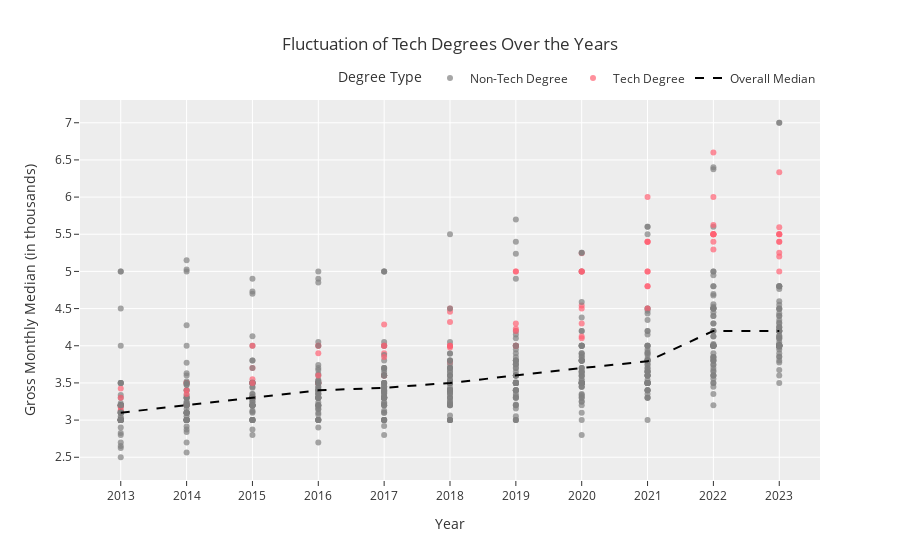

The notebook cell saved with this chart:
### Code cell
df = orig_df.copy()
# Filter the DataFrame for tech-related degrees
df['is_tech_degree'] = df.apply(lambda x: 1 if x['course'] in tech_degrees.get(x['uni'], []) else 0, axis=1)

# Adjust gross_monthly_median to thousands
df['gross_monthly_median'] = df['gross_monthly_median'] / 1000

tech_degree_color = '#FF6173'
non_tech_degree_color = 'grey'

# Create the figure
fig = go.Figure()

# Plot scatter plots for each non-summary course
for uni in df['uni'].unique():
    uni_df = df[(df['uni'] == uni) & (df['course_row'] == 1)]
    for course in uni_df['course'].unique():
        course_df = uni_df[uni_df['course'] == course]
        color = tech_degree_color if course_df['is_tech_degree'].iloc[0] == 1 else non_tech_degree_color
        fig.add_trace(go.Scatter(
            x=course_df['year'],
            y=course_df['gross_monthly_median'],
            mode='markers',
            marker=dict(color=color, opacity=0.7),
            name='Tech Degree' if color == tech_degree_color else 'Non-Tech Degree',
            showlegend=not any(d['name'] == ('Tech Degree' if color == tech_degree_color else 'Non-Tech Degree') for d in fig.data),
            hovertemplate=f"{uni}<br>{course}<br>Salary: %{{y:.2f}}K"
        ))

# Plot the line plot for the overall median
median_df = df[(df['course'] == 'Overall Median') & (df['summary_row'] == 1)]
fig.add_trace(go.Scatter(
    x=median_df['year'],
    y=median_df['gross_monthly_median'],
    mode='lines',
    line=dict(color='black', dash='dash'),
    name='Overall Median'
))

# Customize the layout
fig.update_layout(
    title="Fluctuation of Tech Degrees Over the Years",
    xaxis_title="Year",
    yaxis_title="Gross Monthly Median (in thousands)",
    legend_title="Degree Type",
    legend=dict(
        orientation="h",
        yanchor="bottom",
        y=1.02,
        xanchor="right",
        x=1
    ),
    xaxis=dict(
        tickmode='linear',
        dtick=1  # Yearly ticks
    ),
    yaxis=dict(
        tickmode='linear',
        dtick=0.5  # $500 increments
    )
    , template='ggplot2'
)

# Show the figure
fig.show()

### Figure 1 — Plotly figure (JSON) as saved in the notebook; plotly's stock layout.template omitted (floating-point values rounded to 4 significant figures)
{"data": [{"hovertemplate": "NUS<br>Arts (Hons)<br>Salary: %{y:.2f}K", "marker": {"color": "grey", "opacity": 0.7}, "mode": "markers", "name": "Non-Tech Degree", "showlegend": true, "type": "scatter", "x": [2013, 2014, 2015, 2016, 2017, 2018, 2019, 2020, 2021, 2022, 2023], "y": [3.2, 3.3, 3.31, 3.5, 3.36, 3.3, 3.5, 3.5, 3.65, 4, 4.008]}, {"hovertemplate": "NUS<br>Social Sciences<br>Salary: %{y:.2f}K", "marker": {"color": "grey", "opacity": 0.7}, "mode": "markers", "name": "Non-Tech Degree", "showlegend": false, "type": "scatter", "x": [2013, 2014, 2015, 2016, 2017, 2018, 2019, 2020, 2021, 2022, 2023], "y": [3.2, 3.25, 3.31, 3.3, 3.3, 3.4, 3.5, 3.5, 3.6, 3.795, 4.015]}, {"hovertemplate": "NUS<br>Dentistry<br>Salary: %{y:.2f}K", "marker": {"color": "grey", "opacity": 0.7}, "mode": "markers", "name": "Non-Tech Degree", "showlegend": false, "type": "scatter", "x": [2013, 2014, 2015, 2016, 2017, 2018, 2019, 2020, 2021, 2022, 2023], "y": [4, 4, 4, 4.05, 4.05, 4.05, 4.2, 4.2, 4.2, 4.2, 4.55]}, {"hovertemplate": "NUS<br>Biomedical Engineering<br>Salary: %{y:.2f}K", "marker": {"color": "grey", "opacity": 0.7}, "mode": "markers", "name": "Non-Tech Degree", "showlegend": false, "type": "scatter", "x": [2013, 2014, 2015, 2016, 2017, 2018, 2019, 2020, 2021, 2022, 2023], "y": [3, 3, 3.3, 3.2, 3.3, 3.389, 3.5, 3.5, 3.6, 4, 4.1]}, {"hovertemplate": "NUS<br>Chemical Engineering<br>Salary: %{y:.2f}K", "marker": {"color": "grey", "opacity": 0.7}, "mode": "markers", "name": "Non-Tech Degree", "showlegend": false, "type": "scatter", "x": [2013, 2014, 2015, 2016, 2017, 2018, 2019, 2020, 2021, 2022, 2023], "y": [3.175, 3.3, 3.5, 3.45, 3.6, 4, 3.95, 4, 3.8, 4.675, 4.405]}, {"hovertemplate": "NUS<br>Civil Engineering<br>Salary: %{y:.2f}K", "marker": {"color": "grey", "opacity": 0.7}, "mode": "markers", "name": "Non-Tech Degree", "showlegend": false, "type": "scatter", "x": [2013, 2014, 2015, 2016, 2017, 2018, 2019, 2020, 2021, 2022, 2023], "y": [3.05, 3.208, 3.35, 3.42, 3.3, 3.5, 3.6, 3.59, 3.7, 4, 4]}, {"hovertemplate": "NUS<br>Computer Engineering<br>Salary: %{y:.2f}K", "marker": {"color": "#FF6173", "opacity": 0.7}, "mode": "markers", "name": "Tech Degree", "showlegend": true, "type": "scatter", "x": [2013, 2014, 2015, 2016, 2017, 2018, 2019, 2020, 2021, 2022, 2023], "y": [3.2, 3.5, 4, 3.9, 3.9, 3.975, 4, 5, 5.4, 6, 5.595]}, {"hovertemplate": "NUS<br>Electrical Engineering<br>Salary: %{y:.2f}K", "marker": {"color": "grey", "opacity": 0.7}, "mode": "markers", "name": "Non-Tech Degree", "showlegend": false, "type": "scatter", "x": [2013, 2014, 2015, 2016, 2017, 2018, 2019, 2020, 2021, 2022, 2023], "y": [3.2, 3.3, 3.3, 3.5, 3.6, 3.7, 4, 4.2, 4.15, 4.8, 4.8]}, {"hovertemplate": "NUS<br>Engineering Science<br>Salary: %{y:.2f}K", "marker": {"color": "grey", "opacity": 0.7}, "mode": "markers", "name": "Non-Tech Degree", "showlegend": false, "type": "scatter", "x": [2013, 2014, 2015, 2016, 2017, 2019, 2020, 2021, 2022, 2023], "y": [3, 3.4, 3.8, 3.74, 3.675, 3.75, 4, 4.5, 4.45, 4.5]}, {"hovertemplate": "NUS<br>Environmental Engineering<br>Salary: %{y:.2f}K", "marker": {"color": "grey", "opacity": 0.7}, "mode": "markers", "name": "Non-Tech Degree", "showlegend": false, "type": "scatter", "x": [2013, 2014, 2015, 2016, 2017, 2018, 2019, 2020, 2021, 2022, 2023], "y": [3.11, 3.23, 3.45, 3.35, 3.35, 3.4, 3.4, 3.5, 3.5, 4.2, 4.243]}, {"hovertemplate": "NUS<br>Industrial and Systems Engineering<br>Salary: %{y:.2f}K", "marker": {"color": "grey", "opacity": 0.7}, "mode": "markers", "name": "Non-Tech Degree", "showlegend": false, "type": "scatter", "x": [2013, 2014, 2015, 2016, 2017, 2018, 2019, 2020, 2021, 2022, 2023], "y": [3.2, 3.6, 3.5, 3.5, 3.875, 3.895, 4, 4.38, 4.5, 5, 4.6]}, {"hovertemplate": "NUS<br>Materials Science and Engineering<br>Salary: %{y:.2f}K", "marker": {"color": "grey", "opacity": 0.7}, "mode": "markers", "name": "Non-Tech Degree", "showlegend": false, "type": "scatter", "x": [2013, 2014, 2015, 2016, 2017, 2018, 2019, 2020, 2021, 2022, 2023], "y": [3, 3.3, 3.35, 3.54, 3.388, 3.6, 4, 3.9, 3.896, 4.5, 4.346]}, {"hovertemplate": "NUS<br>Mechanical Engineering<br>Salary: %{y:.2f}K", "marker": {"color": "grey", "opacity": 0.7}, "mode": "markers", "name": "Non-Tech Degree", "showlegend": false, "type": "scatter", "x": [2013, 2014, 2015, 2016, 2017, 2018, 2019, 2020, 2021, 2022, 2023], "y": [3.225, 3.2, 3.3, 3.4, 3.45, 3.7, 3.7, 3.8, 3.875, 4.525, 4.49]}, {"hovertemplate": "NUS<br>Law<br>Salary: %{y:.2f}K", "marker": {"color": "grey", "opacity": 0.7}, "mode": "markers", "name": "Non-Tech Degree", "showlegend": false, "type": "scatter", "x": [2013, 2014, 2015, 2016, 2017, 2018, 2019, 2020, 2021, 2022, 2023], "y": [5, 5.15, 4.7, 4.9, 5, 5.5, 5.4, 5, 5.6, 6.4, 7]}, {"hovertemplate": "NUS<br>Science (Hons)<br>Salary: %{y:.2f}K", "marker": {"color": "grey", "opacity": 0.7}, "mode": "markers", "name": "Non-Tech Degree", "showlegend": false, "type": "scatter", "x": [2013, 2014, 2015, 2016, 2017, 2018, 2019, 2020, 2021, 2022, 2023], "y": [3.1, 3.21, 3.3, 3.3, 3.3, 3.4, 3.5, 3.528, 3.6, 3.85, 4]}, {"hovertemplate": "NUS<br>Data Science and Analytics<br>Salary: %{y:.2f}K", "marker": {"color": "#FF6173", "opacity": 0.7}, "mode": "markers", "name": "Tech Degree", "showlegend": false, "type": "scatter", "x": [2016, 2017, 2018, 2019, 2020, 2021, 2022, 2023], "y": [null, null, null, null, 4.125, 4.8, 5.5, 5]}, {"hovertemplate": "NUS<br>Environmental Studies<br>Salary: %{y:.2f}K", "marker": {"color": "grey", "opacity": 0.7}, "mode": "markers", "name": "Non-Tech Degree", "showlegend": false, "type": "scatter", "x": [2013, 2014, 2015, 2016, 2017, 2018, 2019, 2020, 2021, 2022, 2023], "y": [null, null, 3.5, 3.3, 3.3, 3.414, 3.325, 3.25, 3.65, 3.8, 4]}, {"hovertemplate": "NUS<br>Pharmacy<br>Salary: %{y:.2f}K", "marker": {"color": "grey", "opacity": 0.7}, "mode": "markers", "name": "Non-Tech Degree", "showlegend": false, "type": "scatter", "x": [2013, 2014, 2015, 2016, 2017, 2018, 2019, 2020, 2021, 2022], "y": [3.5, 3.63, 3.5, 3.6, 3.6, 3.65, 3.75, 3.7, 3.915, 4]}, {"hovertemplate": "NUS<br>Accountancy (Hons)<br>Salary: %{y:.2f}K", "marker": {"color": "grey", "opacity": 0.7}, "mode": "markers", "name": "Non-Tech Degree", "showlegend": false, "type": "scatter", "x": [2013, 2014, 2015, 2016, 2017, 2018, 2019, 2020, 2021, 2022, 2023], "y": [2.8, 2.912, 3, 3.075, 3.125, 3.2, 3.6, 3.5, 3.5, 4, 4.2]}, {"hovertemplate": "NUS<br>Business Administration (Hons)<br>Salary: %{y:.2f}K", "marker": {"color": "grey", "opacity": 0.7}, "mode": "markers", "name": "Non-Tech Degree", "showlegend": false, "type": "scatter", "x": [2013, 2014, 2015, 2016, 2017, 2018, 2019, 2020, 2021, 2022, 2023], "y": [3.2, 3.52, 3.8, 3.62, 3.8, 3.895, 4.15, 4, 4.347, 4.696, 4.8]}, {"hovertemplate": "NUS<br>Business Analytics<br>Salary: %{y:.2f}K", "marker": {"color": "#FF6173", "opacity": 0.7}, "mode": "markers", "name": "Tech Degree", "showlegend": false, "type": "scatter", "x": [2013, 2014, 2015, 2016, 2017, 2018, 2019, 2020, 2021, 2022, 2023], "y": [null, null, null, null, 4, 4.5, 5, 5, 5.4, 5.5, 5.5]}, {"hovertemplate": "NUS<br>Computer Science<br>Salary: %{y:.2f}K", "marker": {"color": "#FF6173", "opacity": 0.7}, "mode": "markers", "name": "Tech Degree", "showlegend": false, "type": "scatter", "x": [2013, 2014, 2015, 2016, 2017, 2018, 2019, 2020, 2021, 2022, 2023], "y": [3.425, 3.5, 3.7, 4, 4.285, 4.32, 5, 5.243, 6, 6.6, 6.333]}, {"hovertemplate": "NUS<br>Information Security<br>Salary: %{y:.2f}K", "marker": {"color": "#FF6173", "opacity": 0.7}, "mode": "markers", "name": "Tech Degree", "showlegend": false, "type": "scatter", "x": [2015, 2016, 2017, 2018, 2019, 2020, 2021, 2022, 2023], "y": [null, null, null, null, null, 5, 5.4, 5.5, 5.5]}, {"hovertemplate": "NUS<br>Information Systems<br>Salary: %{y:.2f}K", "marker": {"color": "#FF6173", "opacity": 0.7}, "mode": "markers", "name": "Tech Degree", "showlegend": false, "type": "scatter", "x": [2013, 2014, 2015, 2016, 2017, 2018, 2019, 2020, 2021, 2022, 2023], "y": [3.005, 3.5, 3.55, 4, 4, 4.458, 4.228, 4.5, 5, 5.5, 5.5]}, {"hovertemplate": "NUS<br>Architecture<br>Salary: %{y:.2f}K", "marker": {"color": "grey", "opacity": 0.7}, "mode": "markers", "name": "Non-Tech Degree", "showlegend": false, "type": "scatter", "x": [2013, 2014, 2015, 2016, 2017, 2018, 2019, 2020, 2021, 2022, 2023], "y": [null, 4.275, 4.127, 4, 4, null, 4.1, 4, 4, 4.4, null]}, {"hovertemplate": "NUS<br>Industrial Design<br>Salary: %{y:.2f}K", "marker": {"color": "grey", "opacity": 0.7}, "mode": "markers", "name": "Non-Tech Degree", "showlegend": false, "type": "scatter", "x": [2013, 2014, 2015, 2016, 2017, 2018, 2019, 2020, 2021, 2022, 2023], "y": [2.65, 2.565, 3, 3, 2.92, 3.25, 3.3, 3.5, 3.825, 4.5, 4]}, {"hovertemplate": "NUS<br>Project & Facilities Management<br>Salary: %{y:.2f}K", "marker": {"color": "grey", "opacity": 0.7}, "mode": "markers", "name": "Non-Tech Degree", "showlegend": false, "type": "scatter", "x": [2013, 2014, 2015, 2016, 2017, 2018, 2019, 2020, 2021, 2022, 2023], "y": [3, 3, 3, 3, 3, 3.06, 3.155, 3.2, 3.5, 3.555, 3.855]}, {"hovertemplate": "NUS<br>Real Estate<br>Salary: %{y:.2f}K", "marker": {"color": "grey", "opacity": 0.7}, "mode": "markers", "name": "Non-Tech Degree", "showlegend": false, "type": "scatter", "x": [2013, 2014, 2015, 2016, 2017, 2018, 2019, 2020, 2021, 2022, 2023], "y": [2.9, 3, 3.1, 3.2, 3, 3.3, 3.4, 3.63, 3.7, 3.85, 4]}, {"hovertemplate": "NUS<br>Medicine<br>Salary: %{y:.2f}K", "marker": {"color": "grey", "opacity": 0.7}, "mode": "markers", "name": "Non-Tech Degree", "showlegend": false, "type": "scatter", "x": [2013, 2014, 2015, 2016, 2017, 2018, 2019, 2020, 2021, 2022, 2023], "y": [4.5, 5, 4.9, 5, 5, null, 5.237, 5.25, null, null, null]}, {"hovertemplate": "NUS<br>Nursing (Hons)<br>Salary: %{y:.2f}K", "marker": {"color": "grey", "opacity": 0.7}, "mode": "markers", "name": "Non-Tech Degree", "showlegend": false, "type": "scatter", "x": [2013, 2014, 2015, 2016, 2017, 2018, 2019, 2020, 2021, 2022, 2023], "y": [3.025, 3.5, 3.435, 3.5, 3.5, 3.55, 3.65, 3.6, 3.75, 3.85, 4]}, {"hovertemplate": "NTU<br>Accountancy<br>Salary: %{y:.2f}K", "marker": {"color": "grey", "opacity": 0.7}, "mode": "markers", "name": "Non-Tech Degree", "showlegend": false, "type": "scatter", "x": [2013, 2014, 2015, 2016, 2017, 2018, 2019, 2020, 2021, 2022, 2023], "y": [2.7, 2.84, 2.875, 2.9, 3, 3, 3, 3, 3.4, 3.6, 3.6]}, {"hovertemplate": "NTU<br>Business<br>Salary: %{y:.2f}K", "marker": {"color": "grey", "opacity": 0.7}, "mode": "markers", "name": "Non-Tech Degree", "showlegend": false, "type": "scatter", "x": [2013, 2014, 2015, 2016, 2017, 2018, 2019, 2020, 2021, 2022, 2023], "y": [3, 3.1, 3.2, 3.3, 3.3, 3.5, 3.6, 3.8, 4, 4.015, 4.255]}, {"hovertemplate": "NTU<br>Aerospace Engineering<br>Salary: %{y:.2f}K", "marker": {"color": "grey", "opacity": 0.7}, "mode": "markers", "name": "Non-Tech Degree", "showlegend": false, "type": "scatter", "x": [2013, 2014, 2015, 2016, 2017, 2018, 2019, 2020, 2021, 2022, 2023], "y": [3.5, 3.77, 3.7, 3.675, 3.5, 3.8, 3.8, 4, 4.471, 5, 4.763]}, {"hovertemplate": "NTU<br>Bioengineering<br>Salary: %{y:.2f}K", "marker": {"color": "grey", "opacity": 0.7}, "mode": "markers", "name": "Non-Tech Degree", "showlegend": false, "type": "scatter", "x": [2013, 2014, 2015, 2016, 2017, 2018, 2019, 2020, 2021, 2022, 2023], "y": [3.125, 3, 3.113, 3.237, 3.419, 3.5, 3.5, 3.45, 3.5, 4.2, 4.043]}, {"hovertemplate": "NTU<br>Chemical and Biomolecular Engineering<br>Salary: %{y:.2f}K", "marker": {"color": "grey", "opacity": 0.7}, "mode": "markers", "name": "Non-Tech Degree", "showlegend": false, "type": "scatter", "x": [2013, 2014, 2015, 2016, 2017, 2018, 2019, 2020, 2021, 2022, 2023], "y": [3.2, 3.4, 3.3, 3.4, 3.5, 3.6, 3.8, 3.9, 3.74, 4.8, 4.2]}, {"hovertemplate": "NTU<br>Computer Engineering<br>Salary: %{y:.2f}K", "marker": {"color": "#FF6173", "opacity": 0.7}, "mode": "markers", "name": "Tech Degree", "showlegend": false, "type": "scatter", "x": [2013, 2014, 2015, 2016, 2017, 2018, 2019, 2020, 2021, 2022, 2023], "y": [3.175, 3.4, 3.5, 3.5, 3.6, 3.775, 4, 4.1, 4.5, 5.295, 5.4]}, {"hovertemplate": "NTU<br>Civil Engineering<br>Salary: %{y:.2f}K", "marker": {"color": "grey", "opacity": 0.7}, "mode": "markers", "name": "Non-Tech Degree", "showlegend": false, "type": "scatter", "x": [2013, 2014, 2015, 2016, 2017, 2018, 2019, 2020, 2021, 2022, 2023], "y": [3.1, 3.1, 3.2, 3.3, 3.4, 3.5, 3.5, 3.5, 3.54, 3.65, 4]}, {"hovertemplate": "NTU<br>Computer Science<br>Salary: %{y:.2f}K", "marker": {"color": "#FF6173", "opacity": 0.7}, "mode": "markers", "name": "Tech Degree", "showlegend": false, "type": "scatter", "x": [2013, 2014, 2015, 2016, 2017, 2018, 2019, 2020, 2021, 2022, 2023], "y": [3.125, 3.2, 3.3, 3.5, 3.85, 4, 4.2, 4.3, 4.8, 5.5, 5.2]}, {"hovertemplate": "NTU<br>Electrical and Electronic Engineering<br>Salary: %{y:.2f}K", "marker": {"color": "grey", "opacity": 0.7}, "mode": "markers", "name": "Non-Tech Degree", "showlegend": false, "type": "scatter", "x": [2013, 2014, 2015, 2016, 2017, 2018, 2019, 2020, 2021, 2022, 2023], "y": [3.1, 3.2, 3.3, 3.4, 3.6, 3.6, 3.7, 3.88, 4, 4.558, 4.8]}, {"hovertemplate": "NTU<br>Environmental Engineering<br>Salary: %{y:.2f}K", "marker": {"color": "grey", "opacity": 0.7}, "mode": "markers", "name": "Non-Tech Degree", "showlegend": false, "type": "scatter", "x": [2013, 2014, 2015, 2016, 2017, 2018, 2019, 2020, 2021, 2022, 2023], "y": [3, 3, 3.3, 3.1, 3.635, 3.4, 3.51, 3.45, 3.5, 3.9, 4.115]}, {"hovertemplate": "NTU<br>Information Engineering and Media<br>Salary: %{y:.2f}K", "marker": {"color": "grey", "opacity": 0.7}, "mode": "markers", "name": "Non-Tech Degree", "showlegend": false, "type": "scatter", "x": [2013, 2014, 2015, 2016, 2017, 2018, 2019, 2020, 2021, 2022, 2023], "y": [3.2, 3.2, 3.275, 3.35, 3.7, 3.75, 4, 4, 4.2, 4.95, 4.8]}, {"hovertemplate": "NTU<br>Materials Engineering<br>Salary: %{y:.2f}K", "marker": {"color": "grey", "opacity": 0.7}, "mode": "markers", "name": "Non-Tech Degree", "showlegend": false, "type": "scatter", "x": [2013, 2014, 2015, 2016, 2017, 2018, 2019, 2020, 2021, 2022, 2023], "y": [3, 3.15, 3.2, 3.3, 3.375, 3.5, 3.6, 3.7, 3.65, 4.5, 4.2]}, {"hovertemplate": "NTU<br>Mechanical Engineering<br>Salary: %{y:.2f}K", "marker": {"color": "grey", "opacity": 0.7}, "mode": "markers", "name": "Non-Tech Degree", "showlegend": false, "type": "scatter", "x": [2013, 2014, 2015, 2016, 2017, 2018, 2019, 2020, 2021, 2022, 2023], "y": [3.1, 3.1, 3.25, 3.35, 3.45, 3.5, 3.6, 3.85, 3.8, 4.5, 4.4]}, {"hovertemplate": "NTU<br>Maritime Studies<br>Salary: %{y:.2f}K", "marker": {"color": "grey", "opacity": 0.7}, "mode": "markers", "name": "Non-Tech Degree", "showlegend": false, "type": "scatter", "x": [2013, 2014, 2015, 2016, 2017, 2018, 2019, 2020, 2021, 2022, 2023], "y": [3, 3.05, 3.2, 3.398, 3.32, 3.35, 3.5, 3.5, 3.5, 3.74, 4.2]}, {"hovertemplate": "NTU<br>Art, Design and Media<br>Salary: %{y:.2f}K", "marker": {"color": "grey", "opacity": 0.7}, "mode": "markers", "name": "Non-Tech Degree", "showlegend": false, "type": "scatter", "x": [2013, 2014, 2015, 2016, 2017, 2018, 2019, 2020, 2021, 2022, 2023], "y": [2.5, 2.7, 2.8, 2.7, 2.8, 3, 3, 2.8, 3, 3.2, 3.498]}, {"hovertemplate": "NTU<br>Chinese<br>Salary: %{y:.2f}K", "marker": {"color": "grey", "opacity": 0.7}, "mode": "markers", "name": "Non-Tech Degree", "showlegend": false, "type": "scatter", "x": [2013, 2014, 2015, 2016, 2017, 2018, 2019, 2020, 2021, 2022, 2023], "y": [3, 3, 3.2, 3.3, 3.3, 3.5, 3.21, 3.5, 3.3, 3.6, 4.09]}, {"hovertemplate": "NTU<br>Communication Studies<br>Salary: %{y:.2f}K", "marker": {"color": "grey", "opacity": 0.7}, "mode": "markers", "name": "Non-Tech Degree", "showlegend": false, "type": "scatter", "x": [2013, 2014, 2015, 2016, 2017, 2018, 2019, 2020, 2021, 2022, 2023], "y": [3, 3, 3, 3, 3, 3, 3.2, 3.34, 3.5, 3.5, 3.675]}, {"hovertemplate": "NTU<br>Economics<br>Salary: %{y:.2f}K", "marker": {"color": "grey", "opacity": 0.7}, "mode": "markers", "name": "Non-Tech Degree", "showlegend": false, "type": "scatter", "x": [2013, 2014, 2015, 2016, 2017, 2018, 2019, 2020, 2021, 2022, 2023], "y": [3, 3.2, 3.3, 3.3, 3.24, 3.536, 3.4, 3.797, 3.65, 4, 4.314]}, {"hovertemplate": "NTU<br>English<br>Salary: %{y:.2f}K", "marker": {"color": "grey", "opacity": 0.7}, "mode": "markers", "name": "Non-Tech Degree", "showlegend": false, "type": "scatter", "x": [2013, 2014, 2015, 2016, 2017, 2018, 2019, 2020, 2021, 2022, 2023], "y": [3.1, 3.1, 3.314, 3, 3, 3, 3, 3.45, 3.5, 3.748, 3.775]}, {"hovertemplate": "NTU<br>Linguistics and Multilingual Studies<br>Salary: %{y:.2f}K", "marker": {"color": "grey", "opacity": 0.7}, "mode": "markers", "name": "Non-Tech Degree", "showlegend": false, "type": "scatter", "x": [2013, 2014, 2015, 2016, 2017, 2018, 2019, 2020, 2021, 2022, 2023], "y": [2.625, 3.23, 3, 3.365, 3.1, 3.2, 3.2, 3.35, 3.3, 3.5, 3.95]}, {"hovertemplate": "NTU<br>Psychology<br>Salary: %{y:.2f}K", "marker": {"color": "grey", "opacity": 0.7}, "mode": "markers", "name": "Non-Tech Degree", "showlegend": false, "type": "scatter", "x": [2013, 2014, 2015, 2016, 2017, 2018, 2019, 2020, 2021, 2022, 2023], "y": [3, 3.1, 3.2, 3.2, 3.2, 3.37, 3.4, 3.3, 3.35, 3.668, 4]}, {"hovertemplate": "NTU<br>Sociology<br>Salary: %{y:.2f}K", "marker": {"color": "grey", "opacity": 0.7}, "mode": "markers", "name": "Non-Tech Degree", "showlegend": false, "type": "scatter", "x": [2013, 2014, 2015, 2016, 2017, 2018, 2019, 2020, 2021, 2022, 2023], "y": [3.1, 3.1, 3.125, 3.5, 3.228, 3.22, 3.3, 3.6, 3.5, 3.8, 4.008]}, {"hovertemplate": "NTU<br>Biological Sciences<br>Salary: %{y:.2f}K", "marker": {"color": "grey", "opacity": 0.7}, "mode": "markers", "name": "Non-Tech Degree", "showlegend": false, "type": "scatter", "x": [2013, 2014, 2015, 2016, 2017, 2018, 2019, 2020, 2021, 2022, 2023], "y": [3, 3, 3.19, 3.175, 3.2, 3.25, 3.3, 3.325, 3.5, 3.6, 3.98]}, {"hovertemplate": "NTU<br>Chemistry and Biological Chemistry<br>Salary: %{y:.2f}K", "marker": {"color": "grey", "opacity": 0.7}, "mode": "markers", "name": "Non-Tech Degree", "showlegend": false, "type": "scatter", "x": [2013, 2014, 2015, 2016, 2017, 2018, 2019, 2020, 2021, 2022, 2023], "y": [3.1, 3.1, 3, 3.149, 3.1, 3.2, 3.4, 3.245, 3.4, 3.7, 3.8]}, {"hovertemplate": "NTU<br>Mathematical Sciences<br>Salary: %{y:.2f}K", "marker": {"color": "grey", "opacity": 0.7}, "mode": "markers", "name": "Non-Tech Degree", "showlegend": false, "type": "scatter", "x": [2013, 2014, 2015, 2016, 2017, 2018, 2019, 2020, 2021, 2022, 2023], "y": [3, 3.2, 3.24, 3.5, 3.5, 3.65, 3.599, 3.656, 3.806, 4.3, 4.25]}, {"hovertemplate": "NTU<br>Physics / Applied Physics<br>Salary: %{y:.2f}K", "marker": {"color": "grey", "opacity": 0.7}, "mode": "markers", "name": "Non-Tech Degree", "showlegend": false, "type": "scatter", "x": [2013, 2014, 2015, 2016, 2017, 2018, 2019, 2020, 2021, 2022, 2023], "y": [3.3, 3.1, 3.2, 3.45, 3.3, 3.4, 3.5, 3.7, 3.6, 4, 4]}, {"hovertemplate": "NTU<br>Sports Science and Management<br>Salary: %{y:.2f}K", "marker": {"color": "grey", "opacity": 0.7}, "mode": "markers", "name": "Non-Tech Degree", "showlegend": false, "type": "scatter", "x": [2013, 2014, 2015, 2016, 2017, 2018, 2019, 2020, 2021, 2022, 2023], "y": [3, 3, 3.295, 3.2, 3.45, 3.3, 3.35, 3.3, 3.3, 3.35, 3.85]}, {"hovertemplate": "NTU<br>Science (Education)<br>Salary: %{y:.2f}K", "marker": {"color": "grey", "opacity": 0.7}, "mode": "markers", "name": "Non-Tech Degree", "showlegend": false, "type": "scatter", "x": [2013, 2014, 2015, 2016, 2017, 2018, 2019, 2020, 2021, 2022, 2023], "y": [3.498, 3.475, 3.504, 3.525, 3.701, 3.8, 3.8, 3.8, 3.904, 4.3, 4.3]}, {"hovertemplate": "NTU<br>Arts (Education)<br>Salary: %{y:.2f}K", "marker": {"color": "grey", "opacity": 0.7}, "mode": "markers", "name": "Non-Tech Degree", "showlegend": false, "type": "scatter", "x": [2013, 2014, 2015, 2016, 2017, 2018, 2019, 2020, 2021, 2022, 2023], "y": [3.498, 3.475, 3.5, 3.525, 3.6, 3.8, 3.8, 3.799, 3.78, 4.129, 4.129]}, {"hovertemplate": "NTU<br>History<br>Salary: %{y:.2f}K", "marker": {"color": "grey", "opacity": 0.7}, "mode": "markers", "name": "Non-Tech Degree", "showlegend": false, "type": "scatter", "x": [2013, 2014, 2015, 2016, 2017, 2018, 2019, 2020, 2021, 2022, 2023], "y": [null, null, null, 3, 3.2, 3.5, 3.5, 3.65, 3.675, 4, 4.2]}, {"hovertemplate": "NTU<br>Public Policy and Global Affairs<br>Salary: %{y:.2f}K", "marker": {"color": "grey", "opacity": 0.7}, "mode": "markers", "name": "Non-Tech Degree", "showlegend": false, "type": "scatter", "x": [2013, 2014, 2015, 2016, 2017, 2018, 2019, 2020, 2021, 2022, 2023], "y": [null, null, null, null, 3.395, 3.35, 3.85, 3.8, 3.804, 4.123, 4.202]}, {"hovertemplate": "NTU<br>Philosophy<br>Salary: %{y:.2f}K", "marker": {"color": "grey", "opacity": 0.7}, "mode": "markers", "name": "Non-Tech Degree", "showlegend": false, "type": "scatter", "x": [2014, 2015, 2016, 2017, 2018, 2019, 2020, 2021, 2022, 2023], "y": [null, null, null, null, 3, 3.5, 3.65, 3.4, 3.45, 4]}, {"hovertemplate": "NTU<br>Environmental Earth Systems Science<br>Salary: %{y:.2f}K", "marker": {"color": "grey", "opacity": 0.7}, "mode": "markers", "name": "Non-Tech Degree", "showlegend": false, "type": "scatter", "x": [2014, 2015, 2016, 2017, 2018, 2019, 2020, 2021, 2022, 2023], "y": [null, null, null, null, 3.44, 3.5, 3.55, 3.95, 4.023, 4.138]}, {"hovertemplate": "NTU<br>Medicine<br>Salary: %{y:.2f}K", "marker": {"color": "grey", "opacity": 0.7}, "mode": "markers", "name": "Non-Tech Degree", "showlegend": false, "type": "scatter", "x": [2013, 2014, 2015, 2016, 2017, 2018, 2019, 2020, 2021, 2022, 2023], "y": [null, null, null, null, null, null, 5.7, 5.25, 5.5, 5.6, null]}, {"hovertemplate": "NTU<br>Data Science & Artificial Intelligence<br>Salary: %{y:.2f}K", "marker": {"color": "#FF6173", "opacity": 0.7}, "mode": "markers", "name": "Tech Degree", "showlegend": false, "type": "scatter", "x": [2018, 2019, 2020, 2021, 2022, 2023], "y": [null, null, null, null, 5.625, 5.25]}, {"hovertemplate": "SMU<br>Accountancy<br>Salary: %{y:.2f}K", "marker": {"color": "grey", "opacity": 0.7}, "mode": "markers", "name": "Non-Tech Degree", "showlegend": false, "type": "scatter", "x": [2013, 2014, 2015, 2016, 2017, 2018, 2019, 2020, 2021, 2022, 2023], "y": [2.825, 2.875, 3, 3, 3, 3, 3.05, 3.1, 3.4, 3.825, 3.9]}, {"hovertemplate": "SMU<br>Business Management<br>Salary: %{y:.2f}K", "marker": {"color": "grey", "opacity": 0.7}, "mode": "markers", "name": "Non-Tech Degree", "showlegend": false, "type": "scatter", "x": [2013, 2014, 2015, 2016, 2017, 2018, 2019, 2020, 2021, 2022, 2023], "y": [3.2, 3.333, 3.3, 3.5, 3.5, 3.7, 3.75, 3.85, 4, 4.4, 4.436]}, {"hovertemplate": "SMU<br>Economics<br>Salary: %{y:.2f}K", "marker": {"color": "grey", "opacity": 0.7}, "mode": "markers", "name": "Non-Tech Degree", "showlegend": false, "type": "scatter", "x": [2013, 2014, 2015, 2016, 2017, 2018, 2019, 2020, 2021, 2022, 2023], "y": [3.339, 3.5, 3.5, 3.7, 3.7, 3.7, 3.9, 3.8, 4.435, 4.5, 4.5]}, {"hovertemplate": "SMU<br>Information Systems<br>Salary: %{y:.2f}K", "marker": {"color": "#FF6173", "opacity": 0.7}, "mode": "markers", "name": "Tech Degree", "showlegend": false, "type": "scatter", "x": [2013, 2014, 2015, 2016, 2017, 2018, 2019, 2020, 2021, 2022, 2023], "y": [3.3, 3.35, 3.5, 3.6, 4, 4, 4.3, 4.542, 5, 5.4, 5.4]}, {"hovertemplate": "SMU<br>Social Sciences<br>Salary: %{y:.2f}K", "marker": {"color": "grey", "opacity": 0.7}, "mode": "markers", "name": "Non-Tech Degree", "showlegend": false, "type": "scatter", "x": [2013, 2014, 2015, 2016, 2017, 2018, 2019, 2020, 2021, 2022, 2023], "y": [3, 3, 3.2, 3.145, 3.3, 3.21, 3.5, 3.5, 3.6, 4, 4]}, {"hovertemplate": "SMU<br>Law<br>Salary: %{y:.2f}K", "marker": {"color": "grey", "opacity": 0.7}, "mode": "markers", "name": "Non-Tech Degree", "showlegend": false, "type": "scatter", "x": [2013, 2014, 2015, 2016, 2017, 2018, 2019, 2020, 2021, 2022, 2023], "y": [5, 5.025, 4.731, 4.85, 5, 4.5, 4.9, 4.588, 5.6, 6.375, 7]}, {"line": {"color": "black", "dash": "dash"}, "mode": "lines", "name": "Overall Median", "type": "scatter", "x": [2013, 2014, 2015, 2016, 2017, 2018, 2019, 2020, 2021, 2022, 2023], "y": [3.1, 3.204, 3.3, 3.4, 3.434, 3.5, 3.6, 3.7, 3.79, 4.2, 4.2]}], "layout": {"legend": {"orientation": "h", "title": {"text": "Degree Type"}, "x": 1, "xanchor": "right", "y": 1.02, "yanchor": "bottom"}, "title": {"text": "Fluctuation of Tech Degrees Over the Years"}, "xaxis": {"dtick": 1, "tickmode": "linear", "title": {"text": "Year"}}, "yaxis": {"dtick": 0.5, "tickmode": "linear", "title": {"text": "Gross Monthly Median (in thousands)"}}}}
